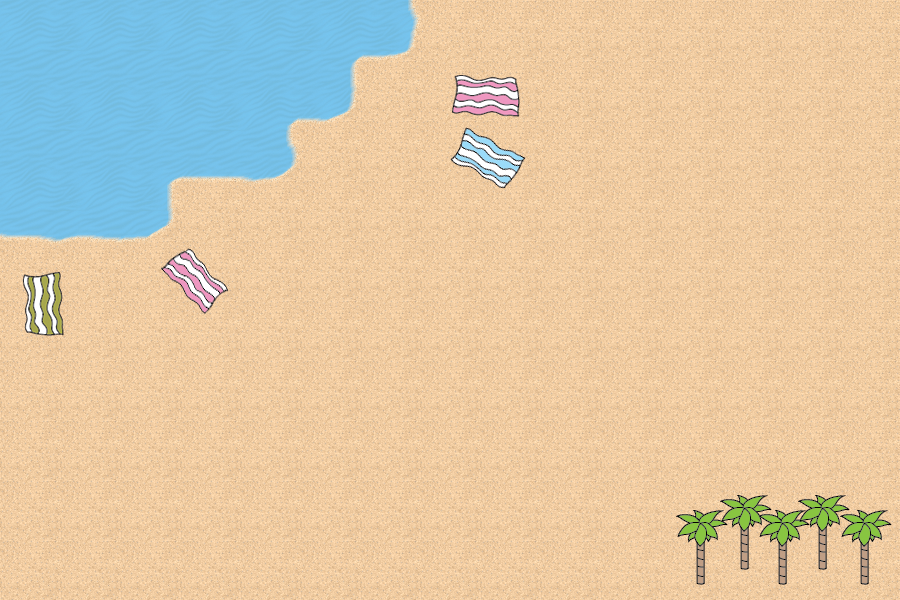

Tiled map render using the project's own tile images. Description and the map definition, with tile-layer contents summarised, below:
An orthogonal 15x10 tile map with 60x60 px tiles, 1 tile layer (background) and 15 objects (3x spawn, playerStart, healthpack).

<map version="1.0" orientation="orthogonal" renderorder="right-down" width="15" height="10" tilewidth="60" tileheight="60" nextobjectid="22">
 <tileset firstgid="1" name="room" tilewidth="60" tileheight="60">
  <image source="level 2.png" width="900" height="600" />
 </tileset>
 <layer name="background" width="15" height="10">
  <data>[150 cells, 150 non-empty, 150 distinct tile ids]</data>
 </layer>
 <objectgroup name="collision">
  <object id="1" x="24" y="274">
   <polyline points="0,0 18,0.666667 34.6667,-2.66667 37.3333,5.33333 35.3333,9.33333 38.6667,20 36.6667,34 36.6667,38 39.3333,44.6667 40,61.3333 29.3333,61.3333 4,59.3333 -0.666667,54 2,45.3333 0,35.3333 3.33333,21.3333 -2.66667,10 0,0.666667" />
  </object>
  <object id="3" x="160.667" y="267.333">
   <polyline points="0,0 27.3333,-18.6667 33.3333,-14.6667 37.3333,-7.33333 42,-4.66667 50,8.66667 60.6667,14.6667 66.6667,20.6667 65.3333,23.3333 58.6667,26.6667 52,36 44.6667,46.6667 38.6667,40.6667 35.3333,35.3333 28,32 20.6667,20 17.3333,16 11.3333,12.6667 -0.666667,0.666667" />
  </object>
  <object id="4" x="451.333" y="158">
   <polyline points="0,0 9.33333,-12 14.6667,-30.6667 21.3333,-28 25.3333,-23.3333 35.3333,-22 42.6667,-16 48.6667,-11.3333 57.3333,-8 62.6667,-8 72,-1.33333 68.6667,10 60.6667,20.6667 53.3333,28.6667 46,26.6667 41.3333,22 32.6667,19.3333 26,13.3333 20.6667,8.66667 7.33333,7.33333 0.666667,2" />
  </object>
  <object id="5" x="454.667" y="76.6667">
   <polyline points="0,0 0.666667,9.33333 0,21.3333 -2.66667,36 6,35.3333 10.6667,34.6667 22,38 36.6667,35.3333 48,39.3333 62.6667,39.3333 64,32.6667 64.6667,22.6667 60.6667,5.33333 60.6667,1.33333 54,0 46,2 36.6667,-0.666667 23.3333,3.33333 14.6667,0 0,0" />
  </object>
  <object id="7" x="412" y="2">
   <polyline points="0,0 6.66667,17.3333 -2,50 -30.6667,58.6667 -52.6667,58 -58.6667,65.3333 -58,102.667 -81.3333,118.667 -116,118.667 -122.667,127.333 -120,143.333 -114.667,152 -119.333,167.333 -141.333,178.667 -185.333,179.333 -236.667,177.333 -241.333,184.667 -240,220 -266,237.333 -300.667,239.333 -331.333,234.667 -357.333,241.333 -372,236 -407.333,236.667 -412,233.333 -411.333,-2.66667 -0.666667,-2" />
  </object>
  <object id="8" x="696" y="582">
   <polyline points="0,0 0,-38 -12,-40.6667 -22.6667,-48.6667 -14.6667,-60 -27.3333,-68.6667 -6,-72.6667 -4.66667,-78 8.66667,-73.3333 23.3333,-76 18,-84 36,-87.3333 35.3333,-92 54,-88 74,-90 77.3333,-85.3333 68.6667,-80.6667 78,-76.6667 87.3333,-79.3333 92,-73.3333 103.333,-76.6667 92.6667,-85.3333 112.667,-90 118,-87.3333 116.667,-95.3333 132,-89.3333 156,-90 150,-80 156,-76.6667 173.333,-74 197.333,-76 191.333,-64.6667 202,-56.6667 190.667,-51.3333 192.667,-32 180,-38.6667 182,6 158.667,6 147.333,-30 138,-44 139.333,-6.66667 115.333,-7.33333 109.333,-40.6667 97.3333,-37.3333 97.3333,3.33333 75.3333,8 72.6667,-32.6667 57.3333,-45.3333 58.6667,-8 36.6667,-12 36.6667,-50.6667 26,-48.6667 24.6667,-35.3333 14.6667,-37.3333 15.3333,4 0.666667,-0.666667" />
  </object>
  <object id="18" x="416" y="0">
   <polyline points="0,0 482,0 482,9 1,6 0,1" />
  </object>
  <object id="19" x="896" y="13">
   <polyline points="0,0 1,585 9,585 5,-4 -1,-1" />
  </object>
  <object id="20" x="1" y="597">
   <polyline points="0,0 895,-1 895,5 -1,6 1,0" />
  </object>
  <object id="21" x="2" y="239">
   <polyline points="0,0 -6,0 -5,357 1,357 0,2" />
  </object>
 </objectgroup>
 <objectgroup name="spawnpoints">
  <object id="9" type="spawn" x="340.667" y="184">
   <polyline points="0,0 -0.666667,24 24,23.3333 23.3333,0 1.33333,-0.666667" />
  </object>
  <object id="10" type="spawn" x="709.333" y="367.333">
   <polyline points="0,0 -0.666667,30 35.3333,30 36,3.33333 0.666667,0.666667" />
  </object>
  <object id="11" type="spawn" x="765.333" y="69.3333">
   <polyline points="0,0 27.3333,-2 26.6667,23.3333 3.33333,24 2.66667,0.666667" />
  </object>
  <object id="13" type="playerStart" x="107" y="480">
   <polyline points="0,0 0,26 28,26 28,7 2,2" />
  </object>
  <object id="15" type="healthpack" x="552" y="123">
   <polyline points="0,0 3,26 34,26 34,1 2,0" />
  </object>
 </objectgroup>
</map>